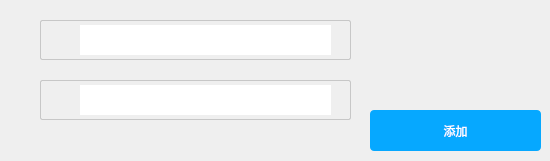
<?xml version="1.0" encoding="UTF-8"?>
<ui version="4.0">
 <class>AddUser</class>
 <widget class="QDialog" name="AddUser">
  <property name="geometry">
   <rect>
    <x>0</x>
    <y>0</y>
    <width>550</width>
    <height>161</height>
   </rect>
  </property>
  <property name="minimumSize">
   <size>
    <width>550</width>
    <height>160</height>
   </size>
  </property>
  <property name="maximumSize">
   <size>
    <width>580</width>
    <height>180</height>
   </size>
  </property>
  <property name="windowTitle">
   <string>添加网盘用户</string>
  </property>
  <widget class="QFrame" name="user_frame">
   <property name="geometry">
    <rect>
     <x>40</x>
     <y>20</y>
     <width>311</width>
     <height>40</height>
    </rect>
   </property>
   <property name="styleSheet">
    <string notr="true">

#user_frame::!hover{

      border: 1px solid #c7c7c7;
      border-radius: 2px;
	  margin-top: 0ex

}
#user_frame::hover{
      border: 1px solid #58a6ee;
      border-radius: 2px;
	  margin-top: 0ex
}</string>
   </property>
   <property name="frameShape">
    <enum>QFrame::StyledPanel</enum>
   </property>
   <property name="frameShadow">
    <enum>QFrame::Raised</enum>
   </property>
   <widget class="QLineEdit" name="userEdit">
    <property name="geometry">
     <rect>
      <x>40</x>
      <y>5</y>
      <width>251</width>
      <height>30</height>
     </rect>
    </property>
    <property name="styleSheet">
     <string notr="true">font: 12pt</string>
    </property>
    <property name="text">
     <string/>
    </property>
    <property name="frame">
     <bool>false</bool>
    </property>
    <property name="echoMode">
     <enum>QLineEdit::Normal</enum>
    </property>
    <property name="clearButtonEnabled">
     <bool>false</bool>
    </property>
   </widget>
   <widget class="QLabel" name="userlogo">
    <property name="geometry">
     <rect>
      <x>10</x>
      <y>12</y>
      <width>18</width>
      <height>18</height>
     </rect>
    </property>
    <property name="styleSheet">
     <string notr="true">background-image: url(:/XMSDiskClientGui/Resources/person.png);</string>
    </property>
    <property name="text">
     <string/>
    </property>
   </widget>
  </widget>
  <widget class="QPushButton" name="pushButton">
   <property name="geometry">
    <rect>
     <x>370</x>
     <y>110</y>
     <width>171</width>
     <height>41</height>
    </rect>
   </property>
   <property name="styleSheet">
    <string notr="true">QPushButton
{
background-repeat: no-repeat;
background-position:left;
border-radius:4px;   
color:rgb(255, 255, 255);
font: 12pt &quot;黑体&quot;;
}
QPushButton::!hover{
background-color: rgb(6, 168, 255);

}

QPushButton::hover{
background-color: #059bec;
}</string>
   </property>
   <property name="text">
    <string>添加</string>
   </property>
   <property name="default">
    <bool>true</bool>
   </property>
   <property name="flat">
    <bool>false</bool>
   </property>
  </widget>
  <widget class="QFrame" name="pass_frame">
   <property name="geometry">
    <rect>
     <x>40</x>
     <y>80</y>
     <width>311</width>
     <height>40</height>
    </rect>
   </property>
   <property name="styleSheet">
    <string notr="true">#pass_frame::!hover{

      border: 1px solid #c7c7c7;
      border-radius: 2px;
	  margin-top: 0ex

}
#pass_frame::hover{
      border: 1px solid #58a6ee;
      border-radius: 2px;
	  margin-top: 0ex
}</string>
   </property>
   <property name="frameShape">
    <enum>QFrame::StyledPanel</enum>
   </property>
   <property name="frameShadow">
    <enum>QFrame::Raised</enum>
   </property>
   <widget class="QLineEdit" name="passwordEdit">
    <property name="geometry">
     <rect>
      <x>40</x>
      <y>5</y>
      <width>251</width>
      <height>30</height>
     </rect>
    </property>
    <property name="styleSheet">
     <string notr="true">font: 12pt</string>
    </property>
    <property name="text">
     <string/>
    </property>
    <property name="frame">
     <bool>false</bool>
    </property>
    <property name="echoMode">
     <enum>QLineEdit::Password</enum>
    </property>
    <property name="clearButtonEnabled">
     <bool>false</bool>
    </property>
   </widget>
   <widget class="QLabel" name="passlogo">
    <property name="geometry">
     <rect>
      <x>10</x>
      <y>12</y>
      <width>18</width>
      <height>18</height>
     </rect>
    </property>
    <property name="styleSheet">
     <string notr="true">background-image: url(:/XMSDiskClientGui/Resources/passwd.png);</string>
    </property>
    <property name="text">
     <string/>
    </property>
   </widget>
  </widget>
 </widget>
 <layoutdefault spacing="6" margin="11"/>
 <resources>
  <include location="disk_client_gui.qrc"/>
 </resources>
 <connections>
  <connection>
   <sender>pushButton</sender>
   <signal>clicked()</signal>
   <receiver>AddUser</receiver>
   <slot>accept()</slot>
   <hints>
    <hint type="sourcelabel">
     <x>495</x>
     <y>33</y>
    </hint>
    <hint type="destinationlabel">
     <x>752</x>
     <y>65</y>
    </hint>
   </hints>
  </connection>
 </connections>
</ui>
